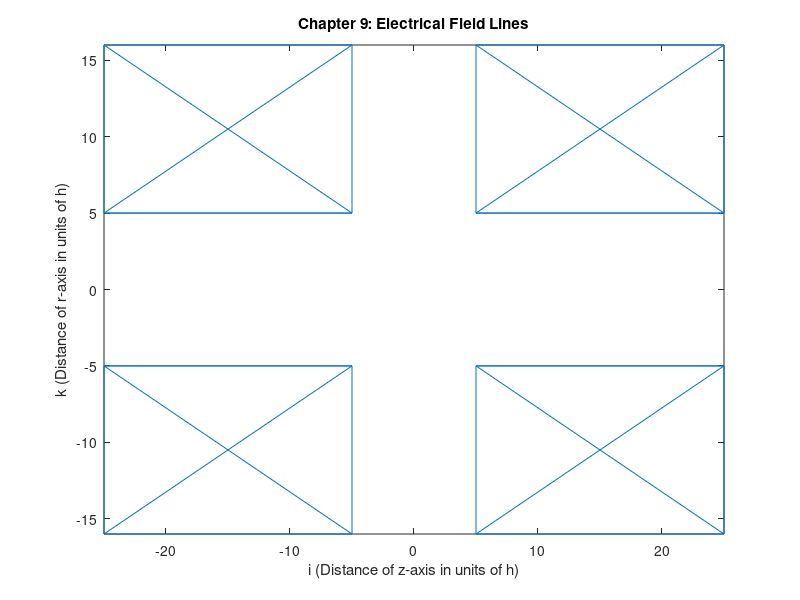

MATLAB code to generate this figure:
clear all; 
close all;
clc;
% ------------------------------------------------------------------------
%  The Program KAP9 calculates the potential profile of an electron
%      lens. The lens consists of a plate condenser with a hole through
%      it and with two attached metal tubes.
%     --Fixed quantities--
%      MMAX:   Dimension of the integration mesh in the direction of
%              the axis of the tubes (z direction) (MMAX=100)
%              
%      NMAX:   Dimension of the integration mesh in the direction
%              perpendicular to the axis of symmetry (r direction)
%              (NMAX=50)
%              
%      PHI1:   Value of half the voltage applied to the plate
%              condenser in units of 1 Volt (PHI1=1000.)
%              
%      EPS:    Accuracy criterion for discontinuing the iteration in
%              units of 1 Volt (EPS=1.D-7*PHI1)
%              
%     --Input quantities--
%      M:      Plate semi-separation distance in units of the
%              integration mesh constant h
%              
%      N:      Tube radius in units of h
%              
%      PHI0 :  Initial potential in units of 1 Volt
%              
%      W:      Over-relaxation factor
%              
%     --Output quantities--
%     ITERA:  Number of the actual iteration
%              
%      EPSMAX: Maximum potential variation in the current iteration
%              in units of 1 Volt
%              
%      PHI:    Potential values on the integration mesh
%              in units of 1 Volt,
%              PHI(I,K) is the potential value at the point z = I*h,
%              r = K*h
%             
%
% ------------------------------------------------------------------------

% Display Header
disp('Module 7')
disp('Calculation of Electric Fields by the Method of Successive Over-Relaxation')
disp(' ')

%  Assign Initial Contants
NMAX = 50; 
MMAX = 2 * NMAX; 
PHI1 = 1000;
PHI = zeros(MMAX+1,NMAX+1);
EPS = 1*10^-7*PHI1;
RPLOT = 0.32 * NMAX;
ZPLOT = 0.25 * MMAX;
IPLOT = 10; ILINE = 25;
Z = []; R = []; array = [];

%  Read input from the user
M = input(['Half separation distance M of the flanges, in [h] (2 <= M <= ',num2str(MMAX/5),'): M = ']);
N = input(['Tube Radius N in [h] (2 <= N <= ',num2str(NMAX/4),'): N = ']);
PHI0 = input('Initial Potential PHI0 in [V]: PHI0 = ');
W = input('Over-Relaxation factor W (1.0 <= W < 2.0): W = ');

itera = 1;
%%%%%% Set the initial voltage values %%%%%%
% Set I.V. between plates
for K = 1:NMAX
    for I = 2:M
        PHI(I,K) = ((I-1) * PHI0) / M;
    end
end
% Set I.V. inside tube
for K = 1:N
    for I = M+1:MMAX
        PHI(I,K) = PHI0;
    end
end
% Set I.V. on border
for K = 1:NMAX+1
    PHI(1,K) = 0.0;
end
for I = 2:M
    PHI(I,NMAX+1) = ((I-1) * PHI1) / M;
end
% Set BCs (PHI1)
for K = N+1:NMAX+1
    PHI(M+1,K) = PHI1;
end
for I = M+2:MMAX+1
    PHI(I,N+1) = PHI1;
end
for K = 1:N
    PHI(MMAX+1,K) = PHI1;
end
EPSMAX = 1;
while abs(EPSMAX) > EPS
    EPSMAX = 0;
    for K = 1:NMAX
        if(K < N+1)
            MGRENZ = MMAX - 1;
        else
            MGRENZ = M - 1;
        end
        for I = 2:MGRENZ+1
            
            PHIOLD = PHI(I,K);
            
            %%%% CALCULATE UPDATE POTENTIALS HERE ACCORDING TO OFF-AXIS AND
            %%%% AXIS FORMULAS AS DISCUSSED IN CLASS    %%%% 

            if(K == 1)
                U = (1 / 6) * (PHI(I + 1, K) + PHI(I - 1, K) + 4 * PHI(I, K + 1));
            else
                U = (1 / 4) * (PHI(I, K + 1) + PHI(I, K - 1) + PHI(I + 1, K) + PHI(I - 1, K)) + (1 / (8 * K)) * (PHI(I, K + 1) - PHI(I, K - 1));
            end       

            %%%% INSERT UPDATE EQUATION ACCORDING TO METHOD OF SUCCESSIVE
            %%%% OVER-RELAXATION AS DISCUSSED IN CLASS  %%%%
            
            PHI(I,K) = PHIOLD + W * (U - PHIOLD);
            
            if(abs(PHI(I,K) - PHIOLD) > abs(EPSMAX))
                EPSMAX = PHI(I,K) - PHIOLD;
            end
        end
    end

    itera = itera + 1;
end

WIDTH = PHI1 / IPLOT;
PHI2 = round(PHI);
PHI = PHI2;
count = 1;
for IP = IPLOT : - 1 : 1
    POT = (IP-1) * WIDTH;
    array = [array count-1];
    for K = 1:NMAX+1;
        if(K < N+1)
            MGRENZ = MMAX+1;
        else
            MGRENZ = M+1;
        end
        for I = MGRENZ : - 1 : 1
            if((PHI(I,K) <= POT) && (POT < PHI(I+1,K)))
                R(count) = K-1;
                Z(count) = (I-1) + ((POT - PHI(I,K)) / (PHI(I+1,K) - PHI(I,K)));
                count = count + 1;
            end
            if((K < NMAX+1) && (PHI(I,K) < POT) && (POT < PHI(I,K+1)))
                R(count) = (K-1) + ((POT - PHI(I,K)) / (PHI(I,K+1) - PHI(I,K)));
                Z(count) = I-1;
                count = count + 1;
            end     
        end
    end 
end


for i = 1:length(array)-1
    plot(Z(1,array(i)+1:array(i+1)),R(1,array(i)+1:array(i+1)),'r'); hold on;
    plot(-Z(1,array(i)+1:array(i+1)),R(1,array(i)+1:array(i+1)),'r'); hold on;
    plot(Z(1,array(i)+1:array(i+1)),-R(1,array(i)+1:array(i+1)),'r'); hold on;
    plot(-Z(1,array(i)+1:array(i+1)),-R(1,array(i)+1:array(i+1)),'r'); hold on;
end

%  Ploting of the lens for all the quadrants.
    
x1 = M; x2 = ZPLOT; y1 = N; y2 = RPLOT;

%  First Quadrant
line([x1 x2],[y1 y1]);hold on
line([x2 x2],[y2 y2]);hold on;
line([x2 x1],[y2 y2]);hold on;
line([x1 x1],[y2 y1]);hold on;
line([x1 x2],[y1 y2]);hold on;
line([x1 x2],[y2 y1]);hold on;
line([x2 x1],[y1 y1]);hold on;
line([x2 x2],[y2 y1]);hold on;


%  Second Quadrant
line([-x1 -x2],[y1 y1]);hold on
line([-x2 -x2],[y2 y2]);hold on;
line([-x2 -x1],[y2 y2]);hold on;
line([-x1 -x1],[y2 y1]);hold on;
line([-x1 -x2],[y1 y2]);hold on;
line([-x1 -x2],[y2 y1]);hold on;
line([-x2 -x1],[y1 y1]);hold on;
line([-x2 -x2],[y2 y1]);hold on;

%  Third Quadrant
line([x1 x2],[-y1 -y1]);hold on
line([x2 x2],[-y2 -y2]);hold on;
line([x2 x1],[-y2 -y2]);hold on;
line([x1 x1],[-y2 -y1]);hold on;
line([x1 x2],[-y1 -y2]);hold on;
line([x1 x2],[-y2 -y1]);hold on;
line([x2 x1],[-y1 -y1]);hold on;
line([x2 x2],[-y2 -y1]);hold on;

%  Fourth Quadrant
line([-x1 -x2],[-y1 -y1]);hold on
line([-x2 -x2],[-y2 -y2]);hold on;
line([-x2 -x1],[-y2 -y2]);hold on;
line([-x1 -x1],[-y2 -y1]);hold on;
line([-x1 -x2],[-y1 -y2]);hold on;
line([-x1 -x2],[-y2 -y1]);hold on;
line([-x2 -x1],[-y1 -y1]);hold on;
line([-x2 -x2],[-y2 -y1]);hold on;

%  TO represent the field of view of the plot
axis([-ZPLOT ZPLOT -RPLOT RPLOT]);
hold on;
ylabel('k (Distance of r-axis in units of h)');
xlabel('i (Distance of z-axis in units of h)');
title('Chapter 9: Electrical Field Lines');
PHI3 = zeros(size(PHI));
for i = 1:size(PHI,1)
    PHI3(i,1:size(PHI,2)) = PHI(size(PHI,1)-i+1,1:size(PHI,2));
end
disp(' ')
U = input('Numerical output required  (Y/N) ? ','s');
if(U == 'y' || U == 'Y')
    disp(PHI);
    warning off all;
    xlswrite('inverted_phi.xls',PHI');
    warning off all;
    xlswrite('phi.xls',fliplr(flipud(PHI3')));
    warning off all;
end

disp(' ')
W = input('Rerun program with completely new values (Y/N) ? ','s');
if(W == 'y' || W == 'Y')
    hw5;
else
    disp(' ')
    disp('End of the Program!');
end
